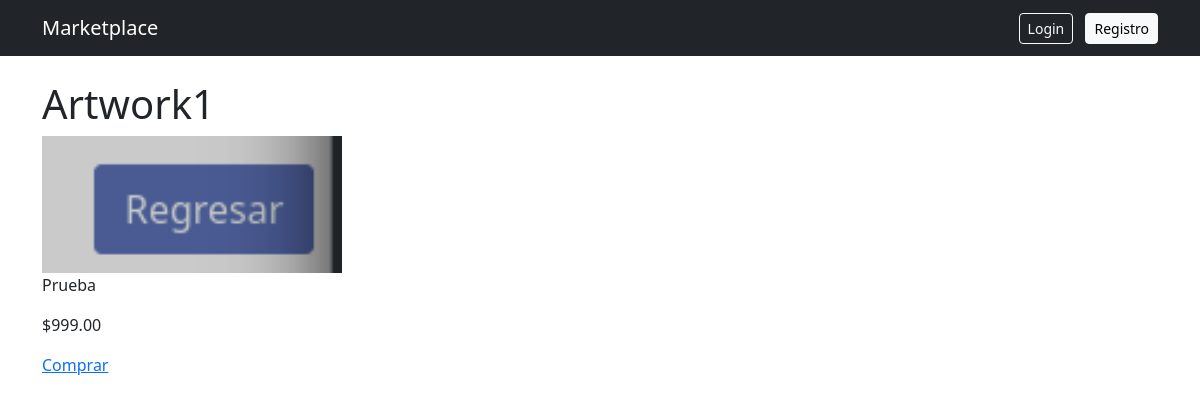
The app's page /art/1/ with its own data.
### marketplace/models.py (models this page shows, shortened)
class Artwork(models.Model):
    artist = models.ForeignKey(User, on_delete=models.CASCADE)
    title = models.CharField(max_length=200)
    description = models.TextField()
    price = models.DecimalField(max_digits=10, decimal_places=2)
    category = models.ForeignKey(Category, on_delete=models.SET_NULL, null=True)
    image = models.ImageField(upload_to='artworks/', null=True, blank=True)
    stock = models.IntegerField(default=1)
    is_available = models.BooleanField(default=True)

### marketplace/views.py (the view)
# urls.py: path('art/<int:pk>/', views.artwork_detail, name='artwork_detail'),
def artwork_detail(request, pk):
    artwork = get_object_or_404(Artwork, pk=pk)
    return render(request, 'marketplace/detail.html', {'artwork': artwork})

### marketplace/templates/marketplace/detail.html
{% extends "base.html" %}
{% block content %}
<h1>{{ artwork.title }}</h1>
<img src="{{ artwork.image.url }}" width="300">
<p>{{ artwork.description }}</p>
<p>${{ artwork.price }}</p>
<a href="{% url 'create_order' artwork.id %}">Comprar</a>
{% endblock %}

### records on screen
Artwork: title "Artwork1", image (picture), description "Prueba", price "999.00"
